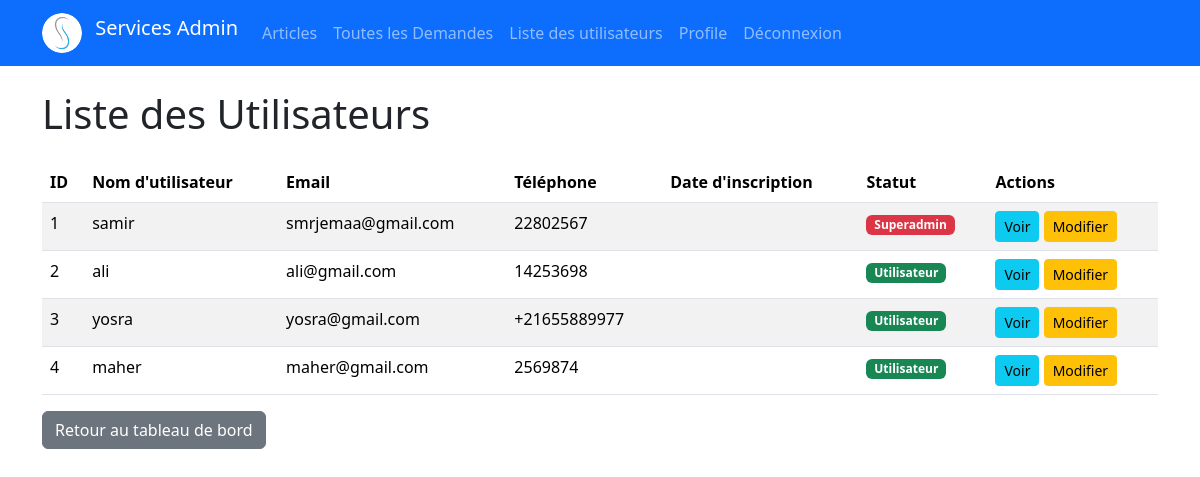
/liste_utilisateurs/ (signed in), run on an earlier commit of the app's database.
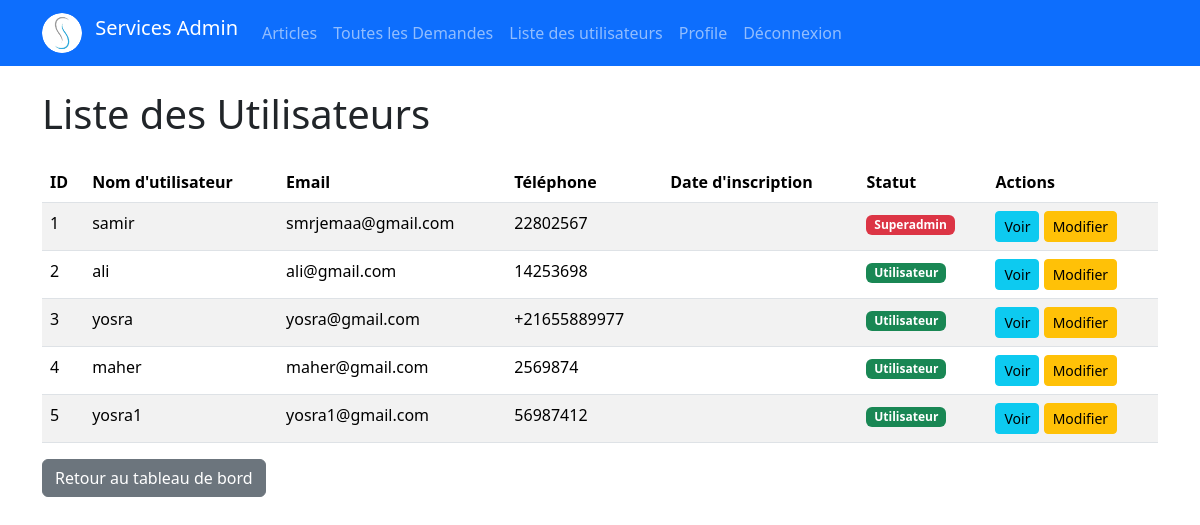
And on a later commit of the database.
### users/models.py (models this page shows, shortened)
class CustomUser(AbstractBaseUser, PermissionsMixin):
    email = models.EmailField(unique=True)
    username = models.CharField(max_length=30, unique=True)
    phone = models.CharField(max_length=20, blank=True, null=True)
    is_active = models.BooleanField(default=True)
    is_staff = models.BooleanField(default=False)
    date_joined = models.DateTimeField(auto_now_add=True, null=True, blank=True)
    profile_picture = models.ImageField(
        upload_to='profile_pics/',
        blank=True,
        null=True,
        verbose_name="Photo de profil"
    )
    objects = CustomUserManager()
    USERNAME_FIELD = 'email'  # Utilisez email comme identifiant
    REQUIRED_FIELDS = ['username']

### users/views.py (the view)
# urls.py: path('liste_utilisateurs/', liste_utilisateurs, name='liste_utilisateurs'), # Liste des utilisateurs
@login_required
@user_passes_test(lambda u: u.is_staff or u.is_superuser)
def liste_utilisateurs(request):
    users = CustomUser.objects.all().order_by('-date_joined')
    return render(request, 'users/liste_utilisateurs.html', {'users': users})

### users/templates/users/liste_utilisateurs.html (shortened to what this page needs)
{% extends 'base.html' %}
{% block content %}
    <h1 class="mb-4">Liste des Utilisateurs</h1>
    <div class="table-responsive">
        <table class="table table-striped table-hover">
            <thead class="thead-dark">
                <tr>
                    <th>ID</th>
                    <th>Nom d'utilisateur</th>
                    <th>Email</th>
                    <th>Téléphone</th>
                    <th>Date d'inscription</th>
                    <th>Statut</th>
                    <th>Actions</th>
                </tr>
            </thead>
            <tbody>
                {% for user in users %}
                <tr>
                    <td>{{ user.id }}</td>
                    <td>{{ user.username }}</td>
                    <td>{{ user.email }}</td>
                    <td>{{ user.phone|default:"-" }}</td>
                    <td>{{ user.date_joined|date:"d/m/Y H:i" }}</td>
                    <td>
                        {% if user.is_superuser %}
                            <span class="badge bg-danger">Superadmin</span>
                        {% elif user.is_staff %}
                            <span class="badge bg-warning">Staff</span>
                        {% else %}
                            <span class="badge bg-success">Utilisateur</span>
                        {% endif %}
                    </td>
                    <td>
                        <a href="#" class="btn btn-sm btn-info">Voir</a>
                        <a href="#" class="btn btn-sm btn-warning">Modifier</a>
                    </td>
                </tr>
                {% empty %}
                <tr>
                    <td colspan="7" class="text-center">Aucun utilisateur trouvé</td>
                </tr>
                {% endfor %}
            </tbody>
        </table>
    </div>
    <a href="{% url 'dashboard:index' %}" class="btn btn-secondary">Retour au tableau de bord</a>
{% endblock %}

What changed in the data, as far as the page shows it:
added CustomUser: id "5", username "yosra1", email "yosra1@gmail.com", phone "56987412", is_superuser "Utilisateur"
